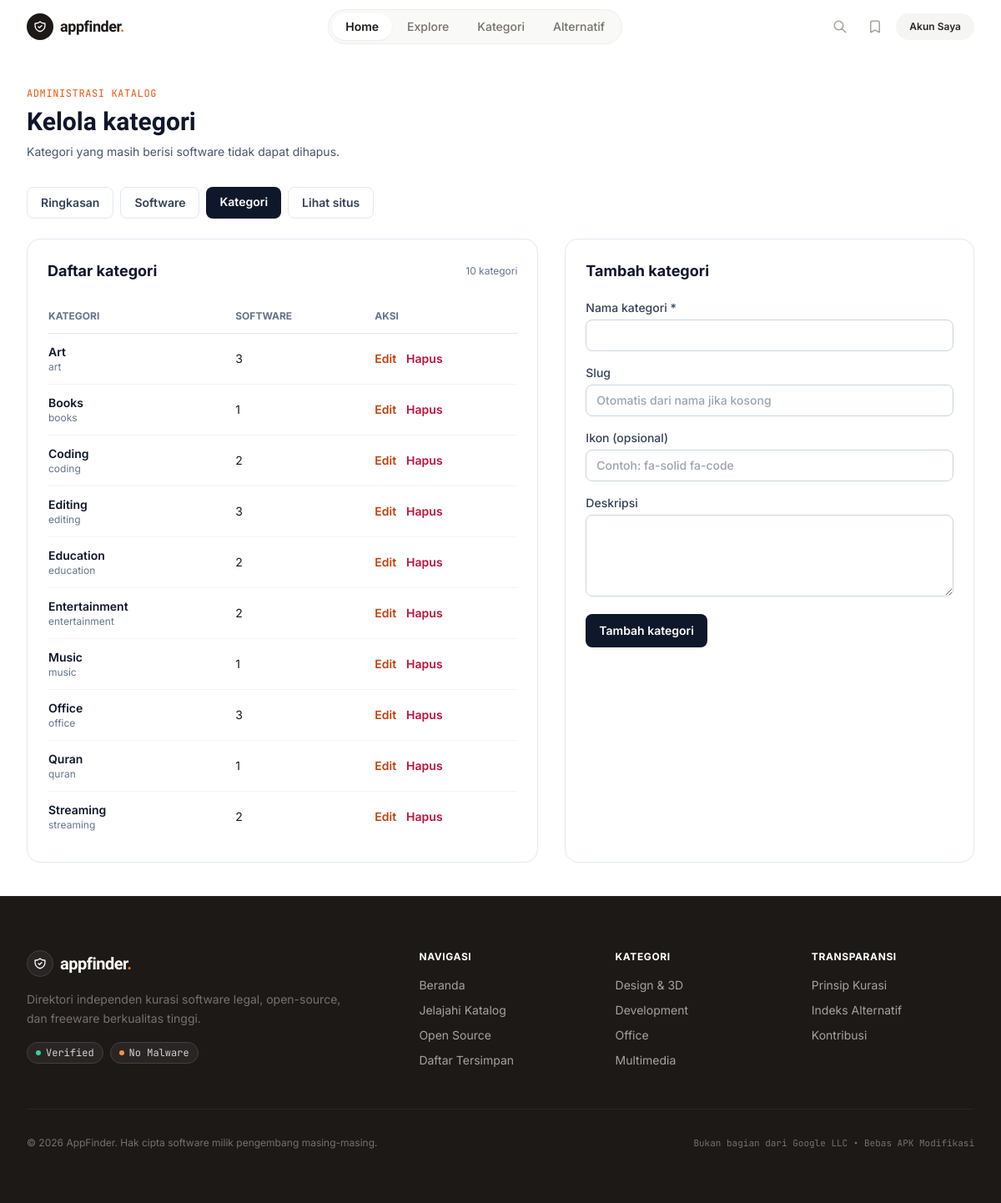
The app's page /?admin=category (signed in) with its own data.
### tables this page shows
CREATE TABLE `categories` (
  `id` int NOT NULL,
  `name` varchar(100) NOT NULL,
  `slug` varchar(100) NOT NULL,
  `icon` varchar(100) DEFAULT NULL,
  `description` text,
  `created_at` timestamp NULL DEFAULT CURRENT_TIMESTAMP
);

### pages/admin/category.php (the view, shortened to what this page needs)
<?php
require_once __DIR__ . '/_common.php';
$editingId = filter_input(INPUT_GET, 'id', FILTER_VALIDATE_INT, ['options' => ['min_range' => 1]]);
$editingId = $editingId === false ? null : $editingId;
$values = ['name' => '', 'slug' => '', 'icon' => '', 'description' => ''];
$categories = $pdo->query('SELECT c.id, c.name, c.slug, c.icon, COUNT(a.id) AS app_count FROM categories c LEFT JOIN apps a ON a.category_id = c.id GROUP BY c.id, c.name, c.slug, c.icon ORDER BY c.name')->fetchAll();
require_once __DIR__ . '/../../includes/header.php';
?>
<section class="max-w-7xl mx-auto w-full px-4 sm:px-6 lg:px-8 py-10">
    <div class="mb-8">
        <p class="text-xs font-mono uppercase tracking-wider text-brand-600 mb-2">Administrasi katalog</p>
        <h1 class="text-3xl font-extrabold text-slate-900 font-heading">Kelola kategori</h1>
        <p class="text-sm text-slate-600 mt-2">Kategori yang masih berisi software tidak dapat dihapus.</p>
    </div>
    <div class="grid gap-8 lg:grid-cols-[minmax(0,1fr)_minmax(20rem,0.8fr)]">
        <section class="rounded-2xl border border-slate-200 bg-white p-5 sm:p-6">
            <div class="flex items-center justify-between gap-4 mb-5">
                <h2 class="text-lg font-bold text-slate-900">Daftar kategori</h2>
                <span class="text-xs text-slate-500"><?= count($categories) ?> kategori</span>
            </div>
            <div class="overflow-x-auto">
                <table class="w-full min-w-[34rem] text-left text-sm">
                    <thead class="border-b border-slate-200 text-xs uppercase text-slate-500">
                        <tr><th class="py-3 pr-3">Kategori</th><th class="py-3 pr-3">Software</th><th class="py-3">Aksi</th></tr>
                    </thead>
                    <tbody class="divide-y divide-slate-100">
                        <?php foreach ($categories as $item): ?>
                            <tr>
                                <td class="py-3 pr-3"><span class="font-semibold text-slate-900"><?= admin_escape($item['name']) ?></span><span class="block text-xs text-slate-500"><?= admin_escape($item['slug']) ?></span></td>
                                <td class="py-3 pr-3"><?= (int)$item['app_count'] ?></td>
                                <td class="py-3">
                                    <div class="flex items-center gap-3">
                                        <a href="?admin=category&amp;id=<?= (int)$item['id'] ?>" class="font-semibold text-brand-700 hover:underline">Edit</a>
                                        <form method="post" action="?admin=category" onsubmit="return confirm('Hapus kategori ini? Kategori yang masih digunakan tidak dapat dihapus.');">
                                            <button class="font-semibold text-rose-700 hover:underline" type="submit">Hapus</button>
                                        </form>
                                    </div>
                                </td>
                            </tr>
                        <?php endforeach; ?>
                    </tbody>
                </table>
            </div>
        </section>
        <section class="rounded-2xl border border-slate-200 bg-white p-5 sm:p-6">
            <div class="flex items-center justify-between gap-4 mb-5">
                <h2 class="text-lg font-bold text-slate-900"><?= $editingId === null ? 'Tambah kategori' : 'Edit kategori' ?></h2>
            </div>
            <form method="post" action="?admin=category<?= $editingId !== null ? '&id=' . (int)$editingId : '' ?>" class="space-y-4">
                <label class="block text-sm font-medium text-slate-700">Nama kategori *
                    <input name="name" required maxlength="100" value="<?= admin_escape($values['name']) ?>" class="mt-1 w-full rounded-lg border border-slate-300 px-3 py-2">
                </label>
                <label class="block text-sm font-medium text-slate-700">Slug
                    <input name="slug" maxlength="100" value="<?= admin_escape($values['slug']) ?>" placeholder="Otomatis dari nama jika kosong" class="mt-1 w-full rounded-lg border border-slate-300 px-3 py-2">
                </label>
                <label class="block text-sm font-medium text-slate-700">Ikon (opsional)
                    <input name="icon" maxlength="100" value="<?= admin_escape($values['icon']) ?>" placeholder="Contoh: fa-solid fa-code" class="mt-1 w-full rounded-lg border border-slate-300 px-3 py-2">
                </label>
                <label class="block text-sm font-medium text-slate-700">Deskripsi
                    <textarea name="description" rows="4" class="mt-1 w-full rounded-lg border border-slate-300 px-3 py-2"><?= admin_escape($values['description']) ?></textarea>
                </label>
                <button class="rounded-lg bg-slate-900 px-4 py-2.5 text-sm font-semibold text-white hover:bg-slate-700" type="submit"><?= $editingId === null ? 'Tambah kategori' : 'Simpan perubahan' ?></button>
            </form>
        </section>
    </div>
</section>
<?php require_once __DIR__ . '/../../includes/footer.php'; ?>

### includes/header.php (style rules this page uses)
body { font-family: 'Inter', system-ui, sans-serif; background-color: #FFFFFF; color: #1a1a1a; }
.font-heading { font-family: 'Plus Jakarta Sans', sans-serif; }

### records on screen
categories: name "Art", slug "art", app_count "3"
categories: name "Books", slug "books", app_count "1"
categories: name "Coding", slug "coding", app_count "2"
categories: name "Editing", slug "editing", app_count "3"
categories: name "Education", slug "education", app_count "2"
categories: name "Entertainment", slug "entertainment", app_count "2"
categories: name "Music", slug "music", app_count "1"
categories: name "Office", slug "office", app_count "3"
categories: name "Quran", slug "quran", app_count "1"
categories: name "Streaming", slug "streaming", app_count "2"

### other values on screen
$nav['label'] "Home"
$nav['label'] "Explore"
$nav['label'] "Kategori"
$nav['label'] "Alternatif"
admin_escape($label) "Ringkasan"
admin_escape($label) "Software"
admin_escape($label) "Kategori"
count($categories) "10"
